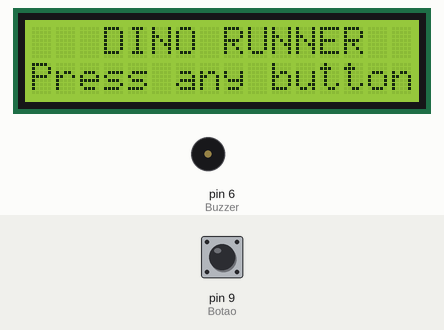
A sketch run on a simulated Arduino Uno, built with avr-gcc and run on an emulated ATmega328P. On the bench: 16×2 character LCD, buzzer (waves = sounding). The test bench sets the inputs (shaded band); at power-on: pin 9 (Botao) LOW. Random numbers use the default seed unless the sketch sets one; EEPROM starts erased.

Above: at 0.8 s.
0.9 s: pin 9 (Botao) pulled HIGH for 0.15 s
At 1.75 s:
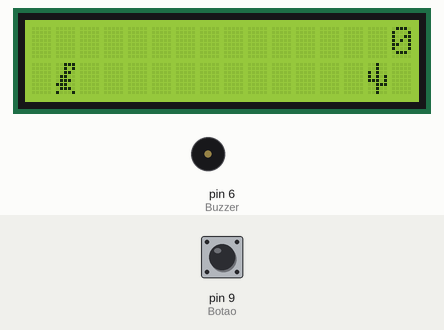
3.4 s: pin 9 (Botao) pulled HIGH for 3.2 s
At 4.13 s:
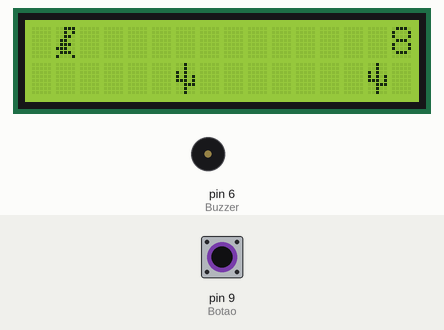
8.1 s: pin 9 (Botao) pulled HIGH for 1 s
At 8.9 s:
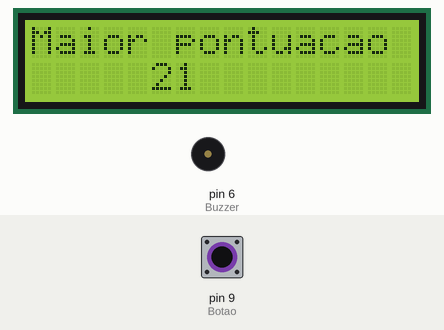
11.2 s: pin 9 (Botao) pulled HIGH for 0.15 s
At 11.35 s:
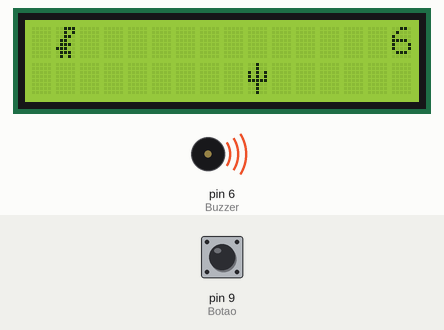
14.2 s: pin 9 (Botao) pulled HIGH for 0.15 s
At 15.85 s:
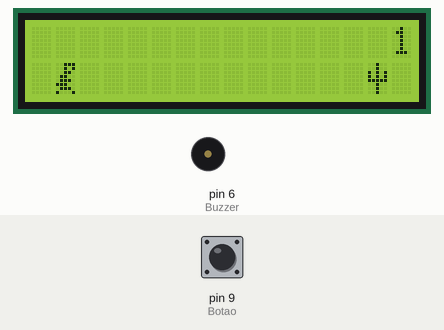
17.3 s: pin 9 (Botao) pulled HIGH for 1 s
At 18.23 s:
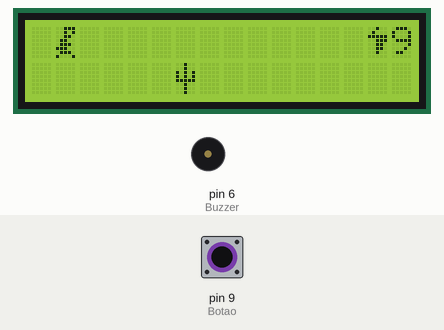
Timing chart, 0 to 21.1 s (numbered marks = the images above; inputs shaded):
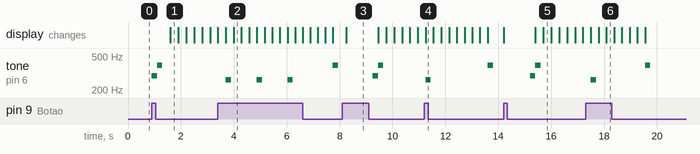

Measured:
- after the input at 0.9 s, tone on pin 6 (Buzzer): silent → 294 Hz at once, → 392 Hz 0.20 s later, → silent 0.20 s later; the display: changes after 0.70 s (image 1)
- after the input at 8.1 s, tone on pin 6 (Buzzer): silent → 294 Hz after 1.2 s, → 392 Hz 0.20 s later, → silent 0.20 s later; the display: changes after 0.16 s (image 3)
- after the input at 14.2 s, tone on pin 6 (Buzzer): silent → 294 Hz after 1.0 s, → 392 Hz 0.20 s later, → silent 0.20 s later; the display: first changes at once (image 5 shows a later state)

The sketch:

dino_runner.ino
```cpp
#include  <LiquidCrystal.h>
#include  <time.h>
#include <EEPROM.h>
LiquidCrystal lcd(12, 11, 5, 4, 3, 2);


// cacto
byte cacto[8] = {
  B00100,
  B00100,
  B10101,
  B10101,
  B11111,
  B00100,
  B00100,
  B00100

};

//cacto2
byte cacto2[8] = {
  B00100,
  B00100,
  B10100,
  B10101,
  B11101,
  B00111,
  B00100,
  B00100

};

// dinossauro perna fechada
byte newChar8[8] = {
	B00111,
	B00101,
	B00110,
	B01100,
	B01110,
	B11100,
	B01110,
	B01010
};

// dinossauro perna aberta
byte newChar9[8] = {
	B00111,
	B00101,
	B00110,
	B01100,
	B01110,
	B11100,
	B01110,
	B10001
};

// vazio
byte newCharl[8] = {
  B00000,
  B00000,
  B00000,
  B00000,
  B00000,
  B00000,
  B00000,
  B00000
};

//passaro asa aberta
byte passaroA[8] = {
  B00100,
  B01000,
  B11111,
  B00111,
  B00110,
  B00110,
  B00100,
  B00000
};

//passaro asa fechada
byte passaroB[8] = {
  B00100,
  B00110,
  B00110,
  B00111,
  B01011,
  B11111,
  B01111,
  B00000
};


int ponto_provisorio = 0;
int marcador_run = 0;
int i = 0;

//posicao do inimigo 1
int n = 15;

//posicao do inimigo 2
int n2 = 15;

//pontuacao
int pontos = 0;

//flag para ver se o dinossauro esta no ar ou no chao
int flagDino = 1;

//int para mudar as pernas do dinossauro e as asas do passaro
int andar = 1;

//guarda o tempo em que o dinossauro passou no ar
int tempopulo = 0;

//troca o inicio dos numeros da pontuacao para mais digitos
int atualiza = 3;

//guarda a velocidade em que o jogo vai roda
int velocidade = 0;

//conta o intervalo entre dois inimigos
int pascac = 0;

//conta se o inimigo 1 sera algum dos cactos ou um passaro
int enemi = 0;

//conta se o inimigo 2 sera algum dos cactos ou um passaro
int enemi2 = 0;

void setup() {
  pinMode(9,INPUT);//Botao
  pinMode(6,OUTPUT);//Buzzer
  lcd.createChar(5, cacto2);
  lcd.createChar(6, cacto);
  lcd.createChar(7, newChar8);
  lcd.createChar(8, newChar9);
  lcd.createChar(9, newCharl);
  lcd.createChar(10, passaroA);
  lcd.createChar(11, passaroB);
  lcd.begin(16, 2);

  //Menu
  lcd.setCursor(3,0);
  lcd.print("DINO RUNNER");
  lcd.setCursor(0,1);

  //literalmente qualquer botao funciona
  lcd.print("Press any button");

  //aguarda o individuo apertar o botao
 while(!digitalRead(9)){

 }
  //preparacao para o inicio do jogo
    tone(6,294,300);
    delay(200);
    tone(6,392,200);
  	delay(500);
  	lcd.clear();


}

void loop() {

/*O numero abaixo define o tempo de salto do dinossauro
  Desta forma, para altera-lo basta variar:
  "n" tal que (tempopulo < n)*/

  	  if(digitalRead(9) && tempopulo<3){
        flagDino = 0;
        tempopulo +=1;
        if(tempopulo == 1){
          tone(6,262,200);
        }
      }else{
        tempopulo = 0;
      }
  printaDinossauroMovimento();

  if(pascac == 0){

    if(enemi== 0){
      enemi = random(1,4);
    }else{
      enemi2 = random(1,4);
    }
    //o valor da variável vai de 8 a zero pois como o display é 16x2, 8 é a metade da tela, dessa forma os cactos e passaros vao espaçados na mesma distancia
    pascac = 8;
  }
  //indo de 8 a zero novamente
  pascac-=1;

  if(enemi > 1){ //maior do que 1 é cacto
    n = printCacto(n,enemi);
    if(n == 15){
      enemi = 0;
    }
  }else if(enemi == 1){ //igual a 1 é passaro
    n = printPassaro(n);
    if(n == 15){
      enemi = 0;
    }
  }

  if(enemi2 > 1){
    n2 = printCacto(n2,enemi2);
    if(n2 == 15){
      enemi2 = 0;
    }
  }else if(enemi2 == 1){
    n2 = printPassaro(n2);
    if(n2 == 15){
      enemi2 = 0;
    }
  }
	lcd.setCursor(12+atualiza,0);
    lcd.print(pontos);

    flagDino = 1;
  	pontos+=1; //cada passo do dinossauro é um novo ponto

  if(velocidade <200){ //limite pela segurança do funcionamento do jogo
  	velocidade +=1; //aumento da velocidade
  }
  //aumento da casa de valores da pontuação do jogador
  if(pontos == 10){
    atualiza -= 1;
  }
   if(pontos == 100){
    atualiza -= 1;
     tone(6,294,300); //RE
    delay(50);
     tone(6,392,200);
  }
  if(pontos == 1000){
    atualiza -= 1;
    tone(6,294,300); //RE
    delay(50);
    tone(6,392,200);
  }
  delay(300-velocidade);
  lcd.clear();
}

int printCacto(int b, int m){
       lcd.setCursor(b-=1,1);
       lcd.write(3+m);

  if(flagDino == 1 && b == 1){ //game over: cacto e dinossauro na mesma casa
    funcaoGameOver ();
    return 15; // para setar enemi = 0 no inicio do código
  }

  if(b==0){
    b = 15;
  }
  return b;
}

//Funcao para printar o passaro em movimento
int printPassaro(int b){
       lcd.setCursor(b-=1,0);
       lcd.write(10+andar);

  if(flagDino == 0 && b == 1){ //dino no ar e passaro na mesma casa que ele
    funcaoGameOver ();
    return 15;
  }

  if(b==0){
    b = 15;
  }

  return b;
}

//Funcao para printar o dinossauro
void printaDinossauroMovimento(){

	lcd.setCursor(1,flagDino);
	lcd.write(7+andar);
  	if(andar == 1){
    	andar = 0;
    }else{
     	andar = 1;
    }
}

//Funçao de Game Over
int funcaoGameOver (){
  	lcd.clear();
    lcd.setCursor(3,0);
    lcd.print("Game Over");
    lcd.setCursor(0,1);
    lcd.print("Pontuacao:");

    if(marcador_run > 0){
     ponto_provisorio = readIntFromEEPROM(0);
    }

    if(ponto_provisorio < pontos){ //checa se a pontuação atual é maior do que a nova
      writeIntIntoEEPROM(0, pontos);
    }

    tone(6,392,200);
    lcd.setCursor(10,1);
    lcd.print(pontos);
    delay(500);
    marcador_run++;

    while(!digitalRead(9)){
    }

    lcd.clear();
    lcd.setCursor(0,0);
    ponto_provisorio = readIntFromEEPROM(0);
    lcd.print("Maior pontuacao");
    lcd.setCursor(5,1);
    lcd.print(ponto_provisorio);
    delay(1000);
    tone(6,294,300);
    delay(200);
    tone(6,392,200);
    atualiza = 3;
  	//reseta as variáveis para um novo jogo
    pontos = 0;
    velocidade = 0;
    n = 15;
    n2 = 15;
    enemi = 0;
    enemi2 = 0;
    pascac = 0;
    lcd.clear();

}

//Funcao para guardar um inteiro na EEPROM
void writeIntIntoEEPROM(int address, int number)
{
  EEPROM.write(address, number >> 8);
  EEPROM.write(address + 1, number & 0xFF);
}

//Funcao para ler um inteiro da EEPROM
int readIntFromEEPROM(int address)
{
  return (EEPROM.read(address) << 8) + EEPROM.read(address + 1);
}
```
